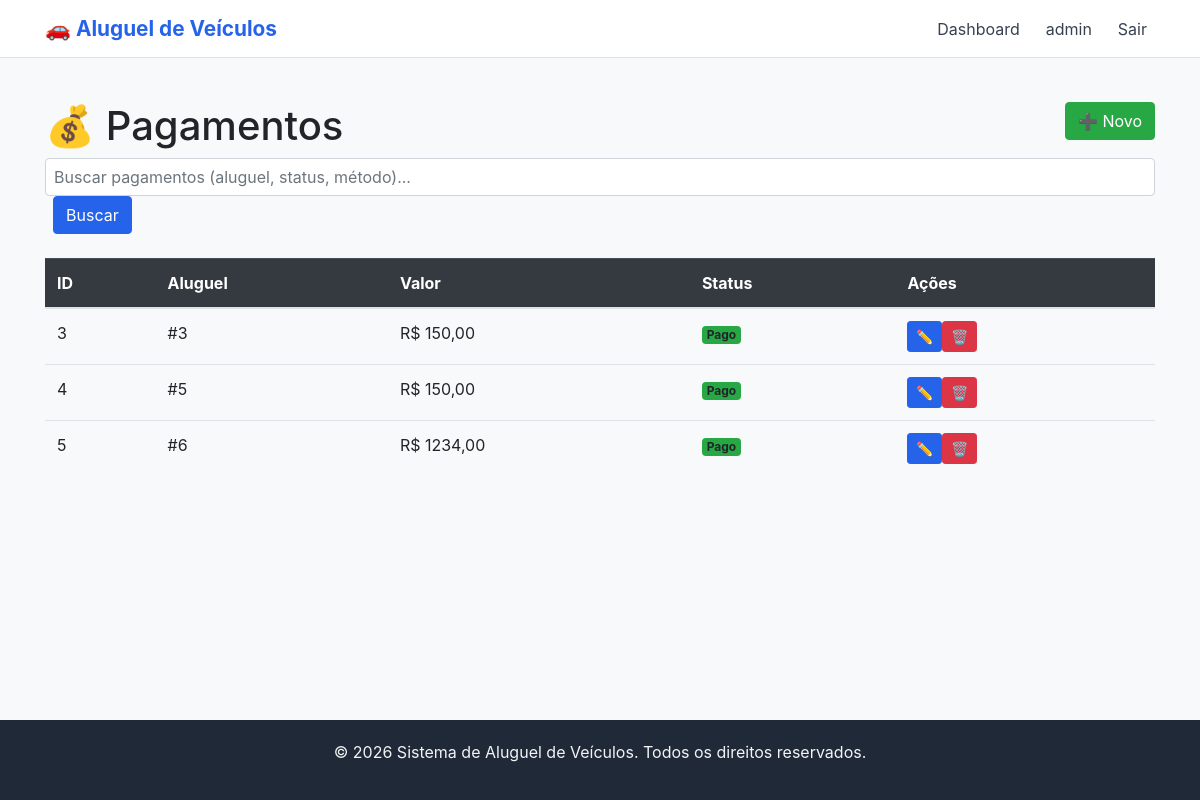
/portal/pagamentos/ (signed in), run on the app's committed database.
### core/models.py (models this page shows, shortened)
class Pagamento(models.Model):
    METODO_CHOICES = [
        ('credito', 'Crédito'),
        ('debito', 'Débito'),
        ('pix', 'PIX'),
        ('dinheiro', 'Dinheiro'),
    ]
    STATUS_CHOICES = [
        ('pendente', 'Pendente'),
        ('pago', 'Pago'),
        ('cancelado', 'Cancelado'),
    ]
    aluguel = models.OneToOneField(Aluguel, on_delete=models.CASCADE, related_name='pagamento')
    valor_total = models.DecimalField(max_digits=10, decimal_places=2)
    metodo = models.CharField(max_length=20, choices=METODO_CHOICES)
    status = models.CharField(max_length=20, choices=STATUS_CHOICES, default='pendente')
    data_pagamento = models.DateTimeField(blank=True, null=True)
    class Meta:
        verbose_name = "Pagamento"
        verbose_name_plural = "Pagamentos"

class Aluguel(models.Model):
    STATUS_CHOICES = [
        ('aberto', 'Aberto'),
        ('encerrado', 'Encerrado'),
        ('cancelado', 'Cancelado'),
    ]
    cliente = models.ForeignKey(Cliente, on_delete=models.PROTECT, related_name='aluguels')
    veiculo = models.ForeignKey(Veiculo, on_delete=models.PROTECT, related_name='aluguels')
    funcionario = models.ForeignKey(Funcionario, on_delete=models.PROTECT, related_name='aluguels')
    data_retirada = models.DateTimeField()
    data_devolucao_prevista = models.DateTimeField()
    data_devolucao_real = models.DateTimeField(blank=True, null=True)
    km_inicial = models.IntegerField()
    km_final = models.IntegerField(blank=True, null=True)
    status = models.CharField(max_length=20, choices=STATUS_CHOICES, default='aberto')
    class Meta:
        verbose_name = "Aluguel"
        verbose_name_plural = "Aluguéis"

### core/views.py (the view)
# urls.py: path('portal/pagamentos/', PagamentoListView.as_view(), name='pagamento-list'),
class PagamentoListView(LoginRequiredMixin, SearchMixin, ListView):
    model = Pagamento
    template_name = 'portal/pagamento_list.html'
    context_object_name = 'pagamentos'
    paginate_by = 10
    login_url = 'login'
    search_fields = ['aluguel__id', 'status', 'metodo']

### core/views.py (called while the page is built)
    def get_queryset(self):
        queryset = super().get_queryset()
        query = self.request.GET.get('q')
        if query and self.search_fields:
            q_objects = Q()
            for field in self.search_fields:
                q_objects |= Q(**{f"{field}__icontains": query})
            queryset = queryset.filter(q_objects)
        return queryset

    def get_context_data(self, **kwargs):
        context = super().get_context_data(**kwargs)
        context['search_query'] = self.request.GET.get('q', '')
        return context

### templates/portal/pagamento_list.html (shortened to what this page needs)
{% extends "base.html" %}
{% block content %}<div class="mt-4"><div class="row"><div class="col-md-8"><h1>💰 Pagamentos</h1></div><div class="col-md-4 text-right"><a href="{% url 'pagamento-create' %}" class="btn btn-success">➕ Novo</a></div></div><div class="row mb-4"><div class="col-md-12"><form method="get"><input type="text" name="q" class="form-control" placeholder="Buscar pagamentos (aluguel, status, método)..." value="{{ search_query }}" style="width: 100%; padding: 8px;"><button type="submit" class="btn btn-primary ml-2" style="margin-left: 10px;">Buscar</button>{% if search_query %}<a href="{% url 'pagamento-list' %}" class="btn btn-secondary ml-2" style="margin-left: 10px;">Limpar</a>{% endif %}</form></div></div><table class="table"><thead class="table-dark"><tr><th>ID</th><th>Aluguel</th><th>Valor</th><th>Status</th><th>Ações</th></tr></thead><tbody>{% for p in pagamentos %}<tr><td>{{ p.pk }}</td><td>#{{ p.aluguel.pk }}</td><td>R$ {{ p.valor_total }}</td><td><span class="badge {% if p.status == 'pago' %}bg-success{% elif p.status == 'pendente' %}bg-warning{% else %}bg-danger{% endif %}">{{ p.get_status_display }}</span></td><td><a href="{% url 'pagamento-update' p.pk %}" class="btn btn-sm btn-primary">✏️</a><a href="{% url 'pagamento-delete' p.pk %}" class="btn btn-sm btn-danger">🗑️</a></td></tr>{% endfor %}</tbody></table></div>{% endblock %}

### templates/base.html (shortened to what this page needs)
<!DOCTYPE html>
<html lang="pt-br">
<head>
    <link rel="stylesheet" href="https://stackpath.bootstrapcdn.com/bootstrap/4.5.2/css/bootstrap.min.css">
</head>
<body>
    <nav class="navbar navbar-expand-lg navbar-light bg-white border-bottom">
        <div class="container">
            <a class="navbar-brand" href="/">🚗 Aluguel de Veículos</a>
            <div class="collapse navbar-collapse" id="navbarNav">
                <ul class="navbar-nav ml-auto">
                    {% if user.is_authenticated %}
                        <li class="nav-item">
                            <a class="nav-link" href="/dashboard/">Dashboard</a>
                        </li>
                        <li class="nav-item">
                            <span class="nav-link text-muted">{{ user.username }}</span>
                        </li>
                        <li class="nav-item">
                            <a class="nav-link text-danger" href="/logout/">Sair</a>
                        </li>
                    {% else %}
                        <li class="nav-item">
                            <a class="nav-link" href="/login/">Login</a>
                        </li>
                    {% endif %}
                </ul>
            </div>
        </div>
    </nav>
    <main>
        <div class="container">
            {% block content %}{% endblock %}
        </div>
    </main>
    <footer>
        <div class="container">
            <p>&copy; 2026 Sistema de Aluguel de Veículos. Todos os direitos reservados.</p>
        </div>
    </footer>
</body>
</html>

### templates/base.html (style rules this page uses)
body { display: flex; flex-direction: column; min-height: 100vh; background-color: #f8f9fa; }
main { flex: 1; padding: 20px 0; }
.navbar-brand { font-weight: bold; font-size: 1.3rem; color: #2563eb !important; }
.nav-link { color: #374151 !important; margin-left: 10px; }
footer { background-color: #1f2937; color: #f3f4f6; padding: 20px 0; margin-top: 40px; text-align: center; }
.btn-primary { background-color: #2563eb; border-color: #2563eb; }

### data on the page
Pagamento: pk "3", aluguel.pk "3", valor_total "150,00", status "Pago"
Pagamento: pk "4", aluguel.pk "5", valor_total "150,00", status "Pago"
Pagamento: pk "5", aluguel.pk "6", valor_total "1234,00", status "Pago"

### other printed values
{{ user.username }} "admin"
